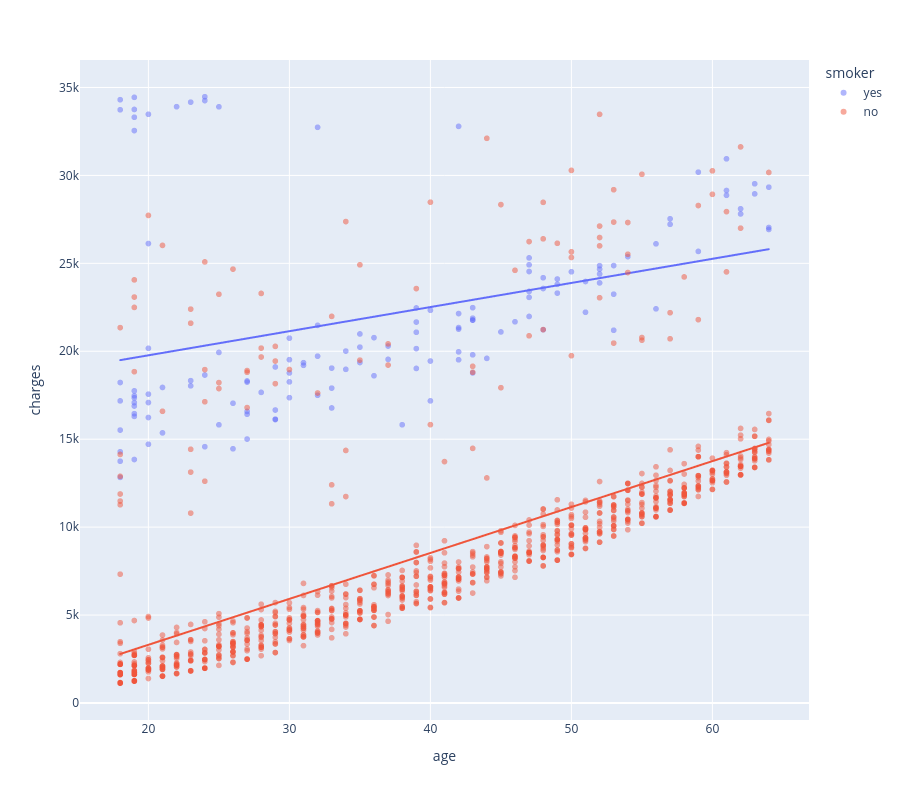

The code cell stored with this chart in its notebook:
### Code cell
px.scatter(clean_data,x='age',y='charges',color='smoker',opacity=0.5,trendline='ols',height=800)

### Figure 1 — Plotly figure (JSON) as saved in the notebook; plotly's stock layout.template omitted (floating-point values rounded to 4 significant figures; data arrays with more than 128 entries replaced by an {"elided": "..."} marker saying what was removed)
{"data": [{"hovertemplate": "smoker=yes<br>age=%{x}<br>charges=%{y}<extra></extra>", "legendgroup": "yes", "marker": {"color": "#636efa", "opacity": 0.5, "symbol": "circle"}, "mode": "markers", "name": "yes", "showlegend": true, "type": "scattergl", "x": {"elided": "138 int values"}, "xaxis": "x", "y": {"elided": "138 float values"}, "yaxis": "y"}, {"hovertemplate": "<b>OLS trendline</b><br>charges = 137.167 * age + 17026.5<br>R<sup>2</sup>=0.118573<br><br>smoker=yes<br>age=%{x}<br>charges=%{y} <b>(trend)</b><extra></extra>", "legendgroup": "yes", "marker": {"color": "#636efa", "symbol": "circle"}, "mode": "lines", "name": "yes", "showlegend": false, "type": "scattergl", "x": {"elided": "138 int values"}, "xaxis": "x", "y": {"elided": "138 float values"}, "yaxis": "y"}, {"hovertemplate": "smoker=no<br>age=%{x}<br>charges=%{y}<extra></extra>", "legendgroup": "no", "marker": {"color": "#EF553B", "opacity": 0.5, "symbol": "circle"}, "mode": "markers", "name": "no", "showlegend": true, "type": "scattergl", "x": {"elided": "1061 int values"}, "xaxis": "x", "y": {"elided": "1061 float values"}, "yaxis": "y"}, {"hovertemplate": "<b>OLS trendline</b><br>charges = 261.074 * age + -1912.8<br>R<sup>2</sup>=0.398602<br><br>smoker=no<br>age=%{x}<br>charges=%{y} <b>(trend)</b><extra></extra>", "legendgroup": "no", "marker": {"color": "#EF553B", "symbol": "circle"}, "mode": "lines", "name": "no", "showlegend": false, "type": "scattergl", "x": {"elided": "1061 int values"}, "xaxis": "x", "y": {"elided": "1061 float values"}, "yaxis": "y"}], "layout": {"height": 800, "legend": {"title": {"text": "smoker"}, "tracegroupgap": 0}, "margin": {"t": 60}, "xaxis": {"anchor": "y", "domain": [0, 1], "title": {"text": "age"}}, "yaxis": {"anchor": "x", "domain": [0, 1], "title": {"text": "charges"}}}}
